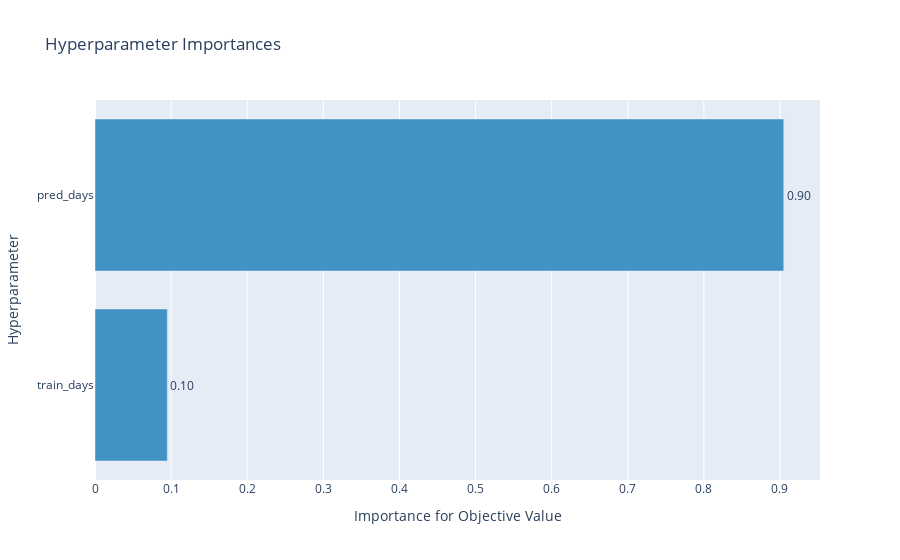

The notebook cell saved with this chart:
### Code cell
plot_param_importances(study)

### Figure 1 — Plotly figure (JSON) as saved in the notebook; plotly's stock layout.template omitted (floating-point values rounded to 4 significant figures)
{"data": [{"cliponaxis": false, "hovertemplate": ["train_days (IntDistribution): 0.09505836544204888<extra></extra>", "pred_days (IntDistribution): 0.9049416345579512<extra></extra>"], "marker": {"color": "rgb(66,146,198)"}, "orientation": "h", "text": ["0.10", "0.90"], "textposition": "outside", "type": "bar", "x": [0.09506, 0.9049], "y": ["train_days", "pred_days"]}], "layout": {"showlegend": false, "title": {"text": "Hyperparameter Importances"}, "xaxis": {"title": {"text": "Importance for Objective Value"}}, "yaxis": {"title": {"text": "Hyperparameter"}}}}
